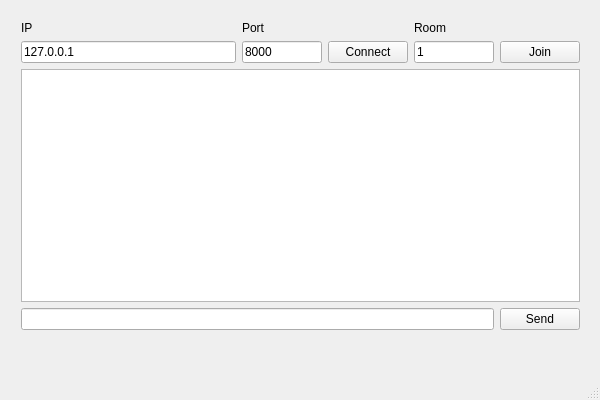
<?xml version="1.0" encoding="UTF-8"?>
<ui version="4.0">
 <class>clientClass</class>
 <widget class="QMainWindow" name="clientClass">
  <property name="geometry">
   <rect>
    <x>0</x>
    <y>0</y>
    <width>600</width>
    <height>400</height>
   </rect>
  </property>
  <property name="windowTitle">
   <string>client</string>
  </property>
  <widget class="QWidget" name="centralWidget">
   <widget class="QWidget" name="layoutWidget">
    <property name="geometry">
     <rect>
      <x>10</x>
      <y>10</y>
      <width>581</width>
      <height>331</height>
     </rect>
    </property>
    <layout class="QGridLayout" name="gridLayout_2">
     <item row="1" column="0" colspan="2">
      <widget class="QPlainTextEdit" name="plainTextEdit_Msg"/>
     </item>
     <item row="2" column="0">
      <widget class="QLineEdit" name="lineEdit_Input"/>
     </item>
     <item row="2" column="1">
      <widget class="QPushButton" name="pushButton_Send">
       <property name="text">
        <string>Send</string>
       </property>
      </widget>
     </item>
     <item row="0" column="0" colspan="2">
      <layout class="QGridLayout" name="gridLayout">
       <item row="1" column="3">
        <widget class="QLineEdit" name="lineEdit_Room">
         <property name="maximumSize">
          <size>
           <width>80</width>
           <height>16777215</height>
          </size>
         </property>
         <property name="text">
          <string>1</string>
         </property>
        </widget>
       </item>
       <item row="1" column="4">
        <widget class="QPushButton" name="pushButton_Join">
         <property name="text">
          <string>Join</string>
         </property>
        </widget>
       </item>
       <item row="1" column="0">
        <widget class="QLineEdit" name="lineEdit_IP">
         <property name="text">
          <string>127.0.0.1</string>
         </property>
        </widget>
       </item>
       <item row="0" column="0">
        <widget class="QLabel" name="label">
         <property name="text">
          <string>IP</string>
         </property>
        </widget>
       </item>
       <item row="1" column="1">
        <widget class="QLineEdit" name="lineEdit_Port">
         <property name="maximumSize">
          <size>
           <width>80</width>
           <height>16777215</height>
          </size>
         </property>
         <property name="text">
          <string>8000</string>
         </property>
        </widget>
       </item>
       <item row="0" column="1">
        <widget class="QLabel" name="label_2">
         <property name="text">
          <string>Port</string>
         </property>
        </widget>
       </item>
       <item row="1" column="2">
        <widget class="QPushButton" name="pushButton_Connect">
         <property name="text">
          <string>Connect</string>
         </property>
        </widget>
       </item>
       <item row="0" column="3">
        <widget class="QLabel" name="label_3">
         <property name="text">
          <string>Room</string>
         </property>
        </widget>
       </item>
      </layout>
     </item>
    </layout>
   </widget>
  </widget>
  <widget class="QMenuBar" name="menuBar">
   <property name="geometry">
    <rect>
     <x>0</x>
     <y>0</y>
     <width>600</width>
     <height>26</height>
    </rect>
   </property>
  </widget>
  <widget class="QStatusBar" name="statusBar"/>
 </widget>
 <layoutdefault spacing="6" margin="11"/>
 <tabstops>
  <tabstop>lineEdit_IP</tabstop>
  <tabstop>lineEdit_Port</tabstop>
  <tabstop>pushButton_Connect</tabstop>
  <tabstop>lineEdit_Room</tabstop>
  <tabstop>pushButton_Join</tabstop>
  <tabstop>lineEdit_Input</tabstop>
  <tabstop>pushButton_Send</tabstop>
  <tabstop>plainTextEdit_Msg</tabstop>
 </tabstops>
 <resources>
  <include location="client.qrc"/>
 </resources>
 <connections/>
</ui>
